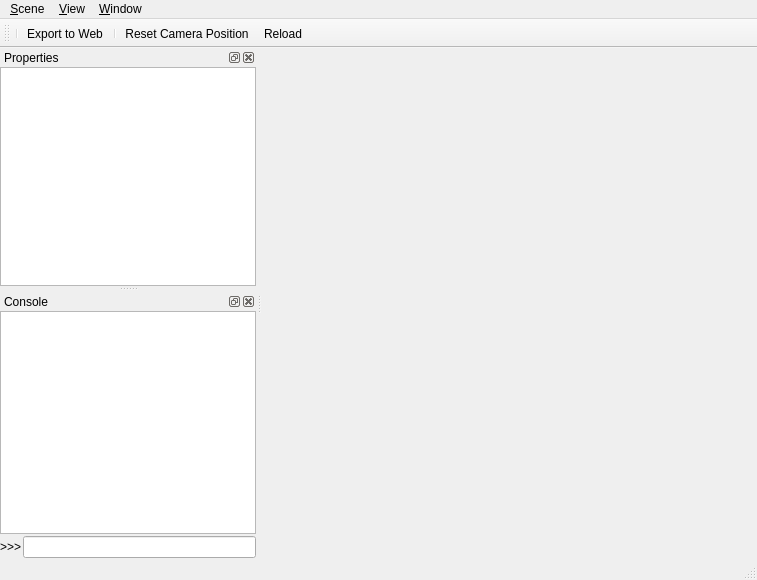
<?xml version="1.0" encoding="UTF-8"?>
<ui version="4.0">
 <class>Q3DWindow</class>
 <widget class="QMainWindow" name="Q3DWindow">
  <property name="geometry">
   <rect>
    <x>0</x>
    <y>0</y>
    <width>757</width>
    <height>580</height>
   </rect>
  </property>
  <property name="acceptDrops">
   <bool>true</bool>
  </property>
  <property name="windowTitle">
   <string>Live Exporter - Qgis2threejs</string>
  </property>
  <widget class="QWidget" name="centralwidget">
   <layout class="QVBoxLayout" name="verticalLayout">
    <property name="margin">
     <number>0</number>
    </property>
    <item>
     <widget class="Q3DView" name="webView" native="true"/>
    </item>
   </layout>
  </widget>
  <widget class="QMenuBar" name="menubar">
   <property name="geometry">
    <rect>
     <x>0</x>
     <y>0</y>
     <width>757</width>
     <height>21</height>
    </rect>
   </property>
   <widget class="QMenu" name="menuProject">
    <property name="title">
     <string>&amp;Scene</string>
    </property>
    <widget class="QMenu" name="menuExport">
     <property name="title">
      <string>Export</string>
     </property>
     <addaction name="actionExportToWeb"/>
     <addaction name="separator"/>
     <addaction name="actionSTL_format"/>
    </widget>
    <addaction name="menuExport"/>
    <addaction name="actionSaveAsImage"/>
   </widget>
   <widget class="QMenu" name="menuView">
    <property name="title">
     <string>&amp;View</string>
    </property>
    <widget class="QMenu" name="menuCamera">
     <property name="title">
      <string>Camera</string>
     </property>
     <addaction name="actionPerspective"/>
     <addaction name="actionOrthogonal"/>
    </widget>
    <widget class="QMenu" name="menuControls">
     <property name="title">
      <string>Controls</string>
     </property>
     <addaction name="actionOrbit"/>
     <addaction name="actionTrackball"/>
    </widget>
    <addaction name="actionWorld_Settings"/>
    <addaction name="menuCamera"/>
    <addaction name="menuControls"/>
    <addaction name="separator"/>
    <addaction name="actionResetCameraPosition"/>
    <addaction name="actionReload"/>
   </widget>
   <widget class="QMenu" name="menuWindow">
    <property name="title">
     <string>&amp;Window</string>
    </property>
    <widget class="QMenu" name="menuPanels">
     <property name="title">
      <string>Panels</string>
     </property>
    </widget>
    <addaction name="menuPanels"/>
    <addaction name="separator"/>
    <addaction name="actionAlwaysOnTop"/>
   </widget>
   <addaction name="menuProject"/>
   <addaction name="menuView"/>
   <addaction name="menuWindow"/>
  </widget>
  <widget class="QStatusBar" name="statusbar"/>
  <widget class="QDockWidget" name="dockWidgetProperties">
   <property name="windowTitle">
    <string>Properties</string>
   </property>
   <attribute name="dockWidgetArea">
    <number>1</number>
   </attribute>
   <widget class="QWidget" name="dockWidgetContents">
    <layout class="QVBoxLayout" name="verticalLayout_2">
     <property name="spacing">
      <number>0</number>
     </property>
     <property name="margin">
      <number>0</number>
     </property>
     <item>
      <widget class="Q3DTreeView" name="treeView">
       <property name="sizePolicy">
        <sizepolicy hsizetype="Expanding" vsizetype="Expanding">
         <horstretch>0</horstretch>
         <verstretch>0</verstretch>
        </sizepolicy>
       </property>
       <property name="headerHidden">
        <bool>true</bool>
       </property>
      </widget>
     </item>
    </layout>
   </widget>
  </widget>
  <widget class="QToolBar" name="toolBar">
   <property name="windowTitle">
    <string>toolBar</string>
   </property>
   <attribute name="toolBarArea">
    <enum>TopToolBarArea</enum>
   </attribute>
   <attribute name="toolBarBreak">
    <bool>false</bool>
   </attribute>
   <addaction name="separator"/>
   <addaction name="actionExportToWeb"/>
   <addaction name="separator"/>
   <addaction name="actionResetCameraPosition"/>
   <addaction name="actionReload"/>
  </widget>
  <widget class="QDockWidget" name="dockWidgetConsole">
   <property name="floating">
    <bool>false</bool>
   </property>
   <property name="windowTitle">
    <string>Console</string>
   </property>
   <attribute name="dockWidgetArea">
    <number>1</number>
   </attribute>
   <widget class="QWidget" name="dockWidgetContents_2">
    <layout class="QVBoxLayout" name="verticalLayout_3">
     <property name="spacing">
      <number>2</number>
     </property>
     <property name="margin">
      <number>0</number>
     </property>
     <item>
      <widget class="QListWidget" name="listWidgetDebugView"/>
     </item>
     <item>
      <layout class="QHBoxLayout" name="horizontalLayout">
       <property name="spacing">
        <number>2</number>
       </property>
       <item>
        <widget class="QLabel" name="label">
         <property name="text">
          <string>&gt;&gt;&gt;</string>
         </property>
        </widget>
       </item>
       <item>
        <widget class="QLineEdit" name="lineEditInputBox"/>
       </item>
      </layout>
     </item>
    </layout>
   </widget>
  </widget>
  <action name="actionSTL_format">
   <property name="enabled">
    <bool>false</bool>
   </property>
   <property name="text">
    <string>Export as STL format</string>
   </property>
  </action>
  <action name="actionWorld_Settings">
   <property name="enabled">
    <bool>false</bool>
   </property>
   <property name="text">
    <string>World Settings...</string>
   </property>
  </action>
  <action name="actionPerspective">
   <property name="checkable">
    <bool>true</bool>
   </property>
   <property name="checked">
    <bool>true</bool>
   </property>
   <property name="text">
    <string>Perspective</string>
   </property>
  </action>
  <action name="actionOrthogonal">
   <property name="checkable">
    <bool>true</bool>
   </property>
   <property name="enabled">
    <bool>false</bool>
   </property>
   <property name="text">
    <string>Orthographic</string>
   </property>
  </action>
  <action name="actionReload">
   <property name="text">
    <string>Reload</string>
   </property>
   <property name="shortcut">
    <string>F5</string>
   </property>
  </action>
  <action name="actionAlwaysOnTop">
   <property name="checkable">
    <bool>true</bool>
   </property>
   <property name="checked">
    <bool>false</bool>
   </property>
   <property name="text">
    <string>Always on Top</string>
   </property>
  </action>
  <action name="actionExportToWeb">
   <property name="enabled">
    <bool>true</bool>
   </property>
   <property name="text">
    <string>Export to Web...</string>
   </property>
  </action>
  <action name="actionSaveAsImage">
   <property name="text">
    <string>Save Scene as Image</string>
   </property>
  </action>
  <action name="actionResetCameraPosition">
   <property name="text">
    <string>Reset Camera Position</string>
   </property>
   <property name="shortcut">
    <string>Shift+R</string>
   </property>
  </action>
  <action name="actionOrbit">
   <property name="checkable">
    <bool>true</bool>
   </property>
   <property name="checked">
    <bool>true</bool>
   </property>
   <property name="text">
    <string>Orbit</string>
   </property>
  </action>
  <action name="actionTrackball">
   <property name="checkable">
    <bool>true</bool>
   </property>
   <property name="enabled">
    <bool>false</bool>
   </property>
   <property name="text">
    <string>Trackball</string>
   </property>
  </action>
  <action name="actionLayer_Panel">
   <property name="checkable">
    <bool>true</bool>
   </property>
   <property name="checked">
    <bool>true</bool>
   </property>
   <property name="enabled">
    <bool>false</bool>
   </property>
   <property name="text">
    <string>Layer Panel</string>
   </property>
  </action>
 </widget>
 <customwidgets>
  <customwidget>
   <class>Q3DView</class>
   <extends>QWidget</extends>
   <header>.q3dview</header>
   <container>1</container>
  </customwidget>
  <customwidget>
   <class>Q3DTreeView</class>
   <extends>QTreeView</extends>
   <header>.q3dtreeview</header>
  </customwidget>
 </customwidgets>
 <resources/>
 <connections/>
</ui>
